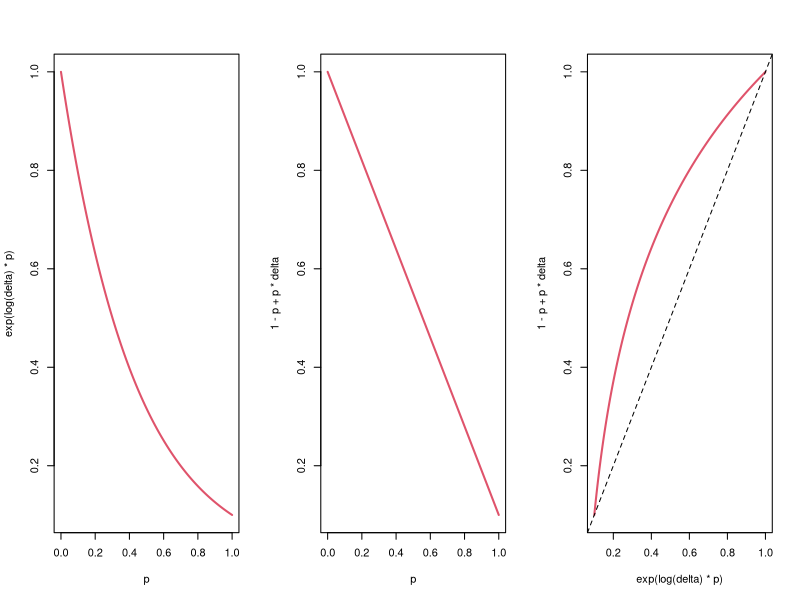
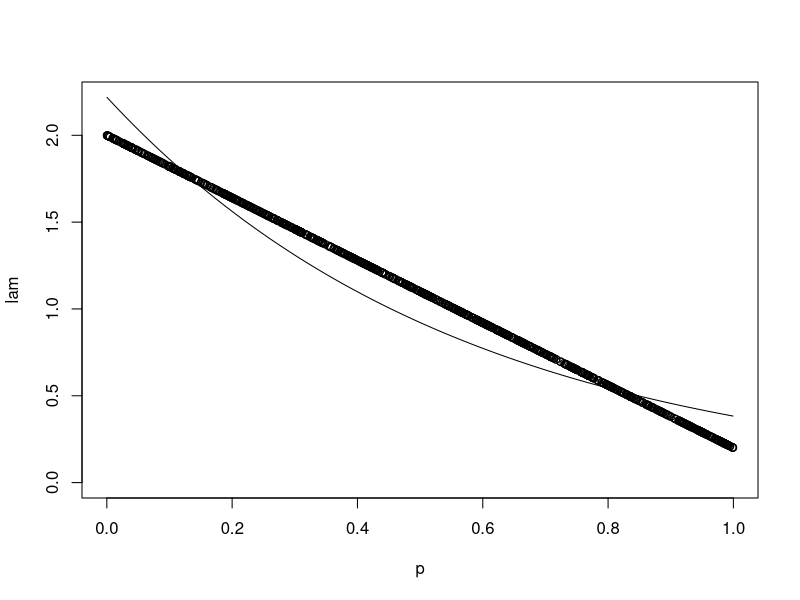
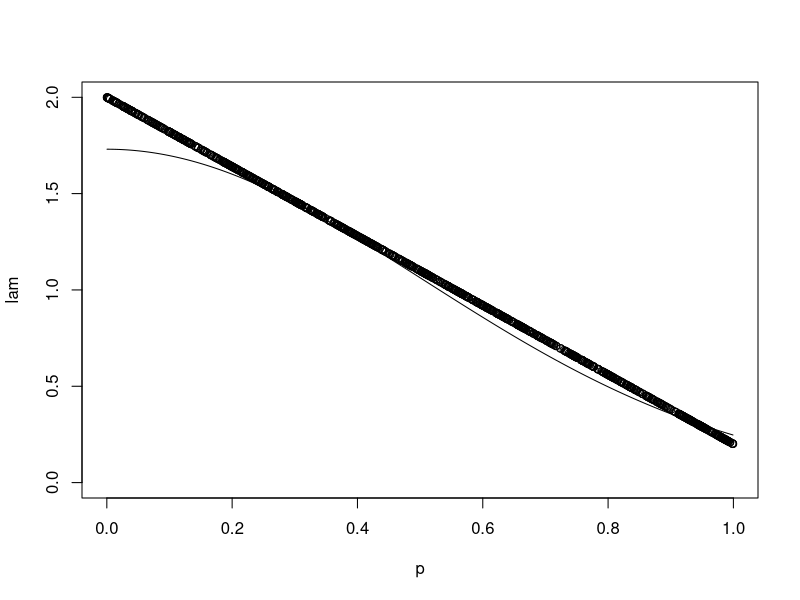

These figures' R source, in order:
## ---- chunk 1
delta <- 0.1
p <- seq(0, 1, by = 0.01)
op <- par(mfrow=c(1,3))
plot(p, exp(log(delta)*p), type = "l", col = 2, lwd = 2)
plot(p, 1-p+p*delta, type = "l", col = 2, lwd = 2)
plot(exp(log(delta)*p), 1-p+p*delta, type = "l", col = 2, lwd = 2)
abline(0, 1, lty = 2)
par(op)
## ---- chunk 2
set.seed(1234)
n <- 1000
Dh <- 2
delta <- 0.1
p <- runif(n, 0, 1)
p <- p[order(p)]
lam <- (1-p)*Dh + p*delta*Dh
y <- rpois(n, lam)

summary(m <- glm(y ~ p, family=poisson))
exp(coef(m)[1]) # Dh
exp(coef(m)[1] + coef(m)[2]) # Dl
exp(coef(m)[2]) # delta

f <- fitted(m)
plot(p, lam, ylim = c(0, max(lam, f)))
lines(p, f)


summary(m <- glm(y ~ I(p^2), family=poisson))
exp(coef(m)[1]) # Dh
exp(coef(m)[1] + coef(m)[2]) # Dl
exp(coef(m)[2]) # delta

f <- fitted(m)
plot(p, lam, ylim = c(0, max(lam, f)))
lines(p, f)
